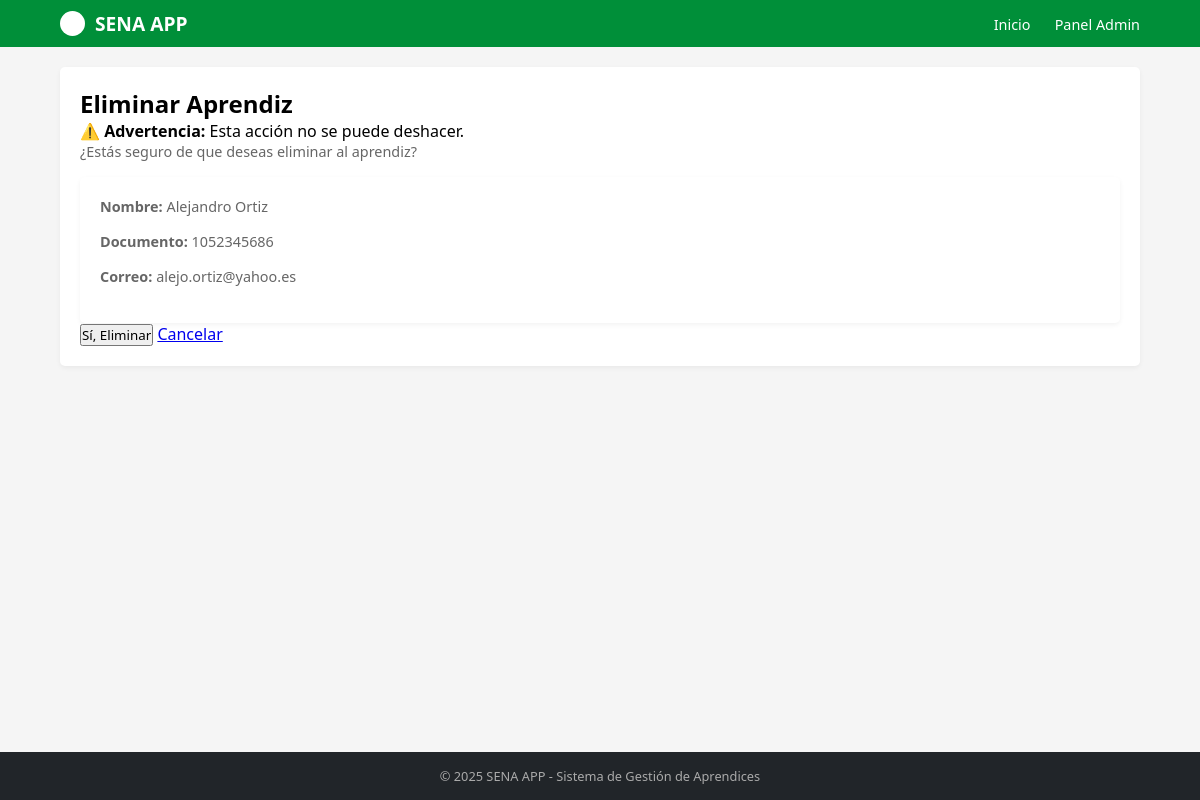
Page /aprendices/9/eliminar/ on the committed database.
### aprendices/models.py (models this page shows, shortened)
class Aprendiz(models.Model):
    documento_identidad = models.CharField(max_length=20, unique=True)
    nombre = models.CharField(max_length=100)
    apellido = models.CharField(max_length=100)
    telefono = models.CharField(max_length=15, null=True, blank=True)
    fecha_nacimiento = models.DateField()
    correo_electronico = models.EmailField(unique=True, null=True, blank=True)
    ciudad = models.CharField(max_length=100, null=True, blank=True)
    programa = models.CharField(max_length=100, null=True, blank=True, verbose_name="Programa de Formación")
    class Meta:
        verbose_name = "Aprendiz"
        verbose_name_plural = "Aprendices"
        ordering = ['nombre', 'apellido']
    def nombre_completo(self):
        return f"{self.nombre} {self.apellido}"

### aprendices/views.py (the view, shortened to what this page needs)
# urls.py: path('aprendices/<int:aprendiz_id>/eliminar/', views.AprendizDeleteView.as_view(), name='eliminar_aprendiz'),
class AprendizDeleteView(generic.DeleteView):
    model = Aprendiz
    template_name = 'eliminar_aprendiz.html'
    success_url = reverse_lazy('aprendices:lista_aprendices')
    pk_url_kwarg = 'aprendiz_id'

### aprendices/templates/eliminar_aprendiz.html (shortened to what this page needs)
{% extends "master.html"%}
{% block content %}
    <div class="container mt-4">
        <div class="row justify-content-center">
            <div class="col-md-6">
                <div class="card shadow border-danger">
                    <div class="card-header bg-danger text-white">
                        <h2 class="card-title mb-0"> Eliminar Aprendiz</h2>
                    </div>
                    <div class="card-body">
                        <div class="alert alert-warning" role="alert">
                            <strong>⚠️ Advertencia:</strong> Esta acción no se puede deshacer.
                        </div>
                        <p class="text-center">
                            ¿Estás seguro de que deseas eliminar al aprendiz?
                        </p>
                        <div class="card bg-light">
                            <div class="card-body">
                                <p class="mb-1">
                                    <strong>Nombre:</strong> {{ object.nombre_completo }}
                                </p>
                                <p class="mb-1">
                                    <strong>Documento:</strong> {{ object.documento_identidad }}
                                </p>
                                <p class="mb-0">
                                    <strong>Correo:</strong> {{ object.correo_electronico }}
                                </p>
                            </div>
                        </div>
                        <form method="post" class="mt-4">
                            <div class="d-flex gap-2 justify-content-center">
                                <button type="submit" class="btn btn-danger btn-lg">
                                     Sí, Eliminar
                                </button>
                                <a href="{% url 'aprendices:detalle_aprendiz' object.id %}" class="btn btn-secondary btn-lg">
                                     Cancelar
                                </a>
                            </div>
                        </form>
                    </div>
                </div>
            </div>
        </div>
    </div>
{% endblock %}

### aprendices/static/mystyles.css (style rules this page uses)
* { margin: 0; padding: 0; box-sizing: border-box; font-family: 'Segoe UI', Tahoma, Geneva, Verdana, sans-serif; }
body { background-color: #f5f5f5; display: flex; flex-direction: column; min-height: 100vh; }
.card { background-color: white; padding: 20px; border-radius: 5px; box-shadow: 0 2px 5px rgba(0,0,0,0.05); display: flex; flex-direction: column; justify-content: space-between; }
.card p { color: #666; font-size: 0.9rem; margin-bottom: 15px; line-height: 1.4; }

### rows in the picture
Aprendiz: nombre_completo "Alejandro Ortiz", documento_identidad "1052345686", correo_electronico "alejo.ortiz@yahoo.es"
